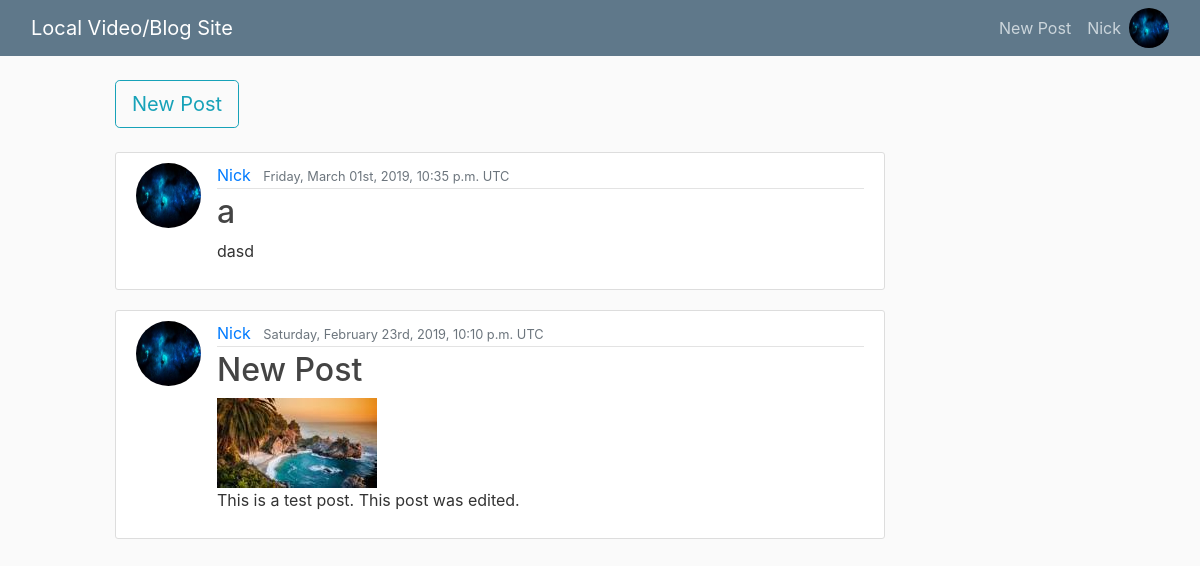
Before: /posts/ (signed in) with the older database file.
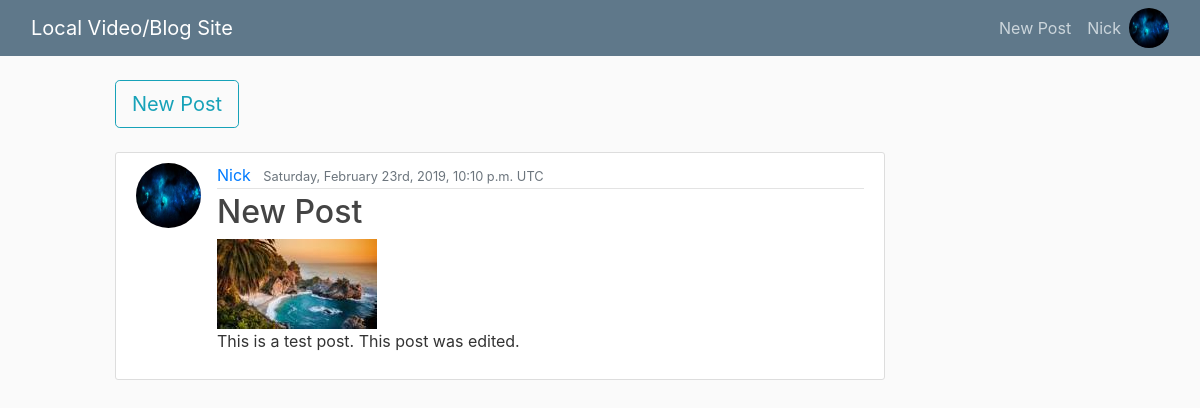
After: the same page with the newer database file.
### posts/models.py (models this page shows, shortened)
class Post(models.Model):
  title = models.CharField(max_length=100)
  content = models.TextField()
  date_posted = models.DateTimeField(default=timezone.now) # passing in function for timezone
  author = models.ForeignKey(get_user_model(), on_delete=models.CASCADE) # CASCADE will delete post if user is deleted
  video = models.FileField(blank=True, null=True, upload_to='videos/%Y/%m/%d/', verbose_name='Video (optional)',
    validators=[FileExtensionValidator(allowed_extensions=['mp4', 'ogb', 'webm'])])
  video_thumbnail = models.ImageField(blank=True, default='default_thumbnail.jpg',  verbose_name='Video Thumbnail (optional)',
    upload_to='thumbnails/%Y/%m/%d/')

### users/models.py (models this page shows, shortened)
class CustomUser(AbstractUser):
  user_ip = models.GenericIPAddressField(blank=True, null=True, unique=True)
  password = models.GenericIPAddressField(blank=True, null=True)

class Profile(models.Model):
  user = models.OneToOneField(get_user_model(), on_delete=models.CASCADE) # Cascade removes profile if user is deleted
  image = models.ImageField(default='default.jpg', upload_to='profile_pics')

### posts/views.py (the view)
# urls.py: path('', PostListView.as_view(), name="posts-home"),
class PostListView(ListView):
  model = Post
  template_name = 'posts/post_home.html'
  context_object_name = 'posts'
  ordering = ['-date_posted']
  paginate_by = 5

### posts/templates/posts/post_home.html (shortened to what this page needs)
{% extends "posts/post_list.html" %}
{% block post %}
{% if user.is_authenticated %}
  <a class="btn btn-outline-info btn-lg" href="{% url 'post-create' %}">New Post</a>
  <div class="row">
    <div class="col-md-12">
    </div>
  </div>
{% endif %}
{% endblock post %}

### posts/templates/posts/post_list.html (shortened to what this page needs)
{% extends "posts/base.html" %}
{% block content %}
  {% block post %}{% endblock %}
  {% for post in posts %}
    <article class="media content-section">
      <img class="rounded-circle article-img" src="{{ post.author.profile.image.url }}">
      <div class="media-body">
        <div class="article-metadata">
          <a class="mr-2" href="{% url 'user-posts' post.author.username %}">{{ post.author }}</a>
          <small class="text-muted">{{ post.date_posted|date:"l, F dS, Y, P T" }}</small>
        </div>
        <h2><a class="article-title" href="{% url 'post-detail' post.id %}">{{ post.title }}</a></h2>
        {% if post.video %}
          <a href="{% url 'post-detail' post.id %}">
            <img src="{{ post.video_thumbnail.url }}" width="160" height="90">
          </a>
        {% endif %}
        <p class="article-content break-words">{{ post.content }}</p>
      </div>
    </article>
  {% endfor %}
{% endblock content %}

Changed rows visible on the page:
removed Post: author.profile.image (picture), author "Nick", date_posted "Friday, March 01st, 2019, 10:35 p.m. UTC", title "a", content "dasd"
